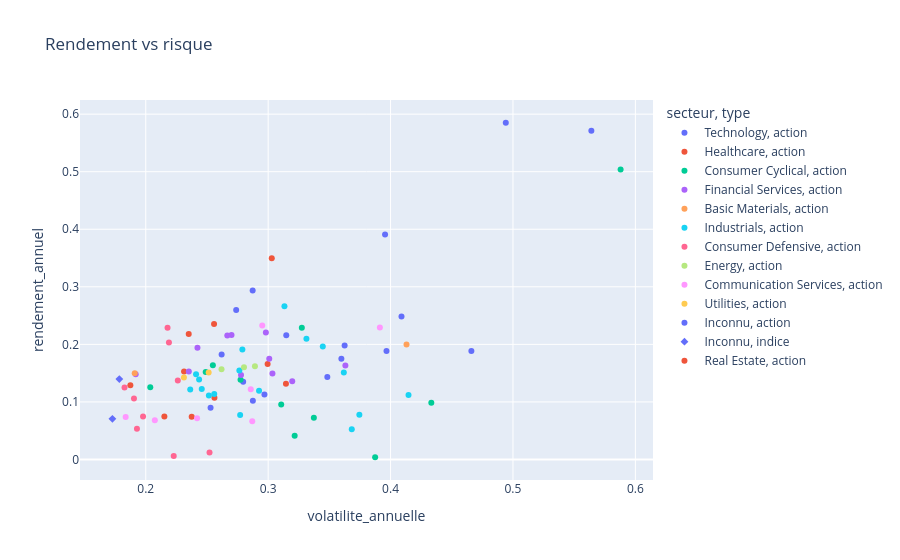

Notebook source saved alongside this figure:
### Code cell
#goal : compar risk and return ; correlation ? 
stats = pd.DataFrame({
    "rendement_annuel": rend.mean() * 252,   #252 days on average
    "volatilite_annuelle": rend.std() * np.sqrt(252),
})
stats["sharpe_simple"] = stats["rendement_annuel"] / stats["volatilite_annuelle"]
stats = stats.join(actions.set_index("ticker")[["nom", "secteur", "pays", "est_indice"]])
stats["secteur"] = stats["secteur"].fillna("Inconnu")
stats["type"] = np.where(stats["est_indice"] == 1, "indice", "action")

fig = px.scatter(stats, x="volatilite_annuelle", y="rendement_annuel",
                 color="secteur", symbol="type", hover_name="nom",
                 title="Rendement vs risque")
fig.show()
stats.sort_values("sharpe_simple", ascending=False).head(5)

### Figure 1 — Plotly figure (JSON) as saved in the notebook; plotly's stock layout.template omitted (floating-point values rounded to 4 significant figures)
{"data": [{"hovertemplate": "<b>%{hovertext}</b><br><br>secteur=Technology<br>type=action<br>volatilite_annuelle=%{x}<br>rendement_annuel=%{y}<extra></extra>", "hovertext": ["Apple Inc.", "Adobe Inc.", "Advanced Micro Devices, Inc.", "Broadcom Inc.", "Capgemini SE", "Salesforce, Inc.", "Cisco Systems, Inc.", "Dassault Systèmes SE", "International Business Machines Corporation", "Intel Corporation", "Microsoft Corporation", "NVIDIA Corporation", "Oracle Corporation", "QUALCOMM Incorporated", "STMicroelectronics N.V.", "Texas Instruments Incorporated"], "legendgroup": "Technology, action", "marker": {"color": "#636efa", "symbol": "circle"}, "mode": "markers", "name": "Technology, action", "orientation": "v", "showlegend": true, "type": "scatter", "x": [0.2873, 0.3483, 0.564, 0.3955, 0.297, 0.3598, 0.262, 0.2875, 0.2796, 0.466, 0.2739, 0.4941, 0.3625, 0.3967, 0.4089, 0.3148], "xaxis": "x", "y": [0.2934, 0.1433, 0.5713, 0.3908, 0.113, 0.1751, 0.1822, 0.1022, 0.1349, 0.1887, 0.2599, 0.5851, 0.198, 0.1886, 0.2484, 0.216], "yaxis": "y"}, {"hovertemplate": "<b>%{hovertext}</b><br><br>secteur=Healthcare<br>type=action<br>volatilite_annuelle=%{x}<br>rendement_annuel=%{y}<extra></extra>", "hovertext": ["AbbVie Inc.", "EssilorLuxottica Société anonyme", "Eurofins Scientific SE", "Johnson & Johnson", "Eli Lilly and Company", "Merck & Co., Inc.", "Pfizer Inc.", "Sanofi", "UnitedHealth Group Incorporated"], "legendgroup": "Healthcare, action", "marker": {"color": "#EF553B", "symbol": "circle"}, "mode": "markers", "name": "Healthcare, action", "orientation": "v", "showlegend": true, "type": "scatter", "x": [0.2558, 0.2561, 0.3145, 0.1874, 0.3029, 0.2313, 0.2375, 0.2152, 0.2996], "xaxis": "x", "y": [0.2355, 0.1074, 0.1314, 0.129, 0.3497, 0.1529, 0.07414, 0.07475, 0.1658], "yaxis": "y"}, {"hovertemplate": "<b>%{hovertext}</b><br><br>secteur=Consumer Cyclical<br>type=action<br>volatilite_annuelle=%{x}<br>rendement_annuel=%{y}<extra></extra>", "hovertext": ["Accor SA", "Amazon.com, Inc.", "The Home Depot, Inc.", "Kering SA", "LVMH Moët Hennessy - Louis Vuitton, Société Européenne", "McDonald's Corporation", "NIKE, Inc.", "Hermès International Société en commandite par actions", "Renault SA", "Stellantis N.V.", "Tesla, Inc."], "legendgroup": "Consumer Cyclical, action", "marker": {"color": "#00cc96", "symbol": "circle"}, "mode": "markers", "name": "Consumer Cyclical, action", "orientation": "v", "showlegend": true, "type": "scatter", "x": [0.3107, 0.3275, 0.249, 0.3373, 0.2774, 0.2037, 0.3216, 0.2548, 0.3874, 0.4333, 0.5879], "xaxis": "x", "y": [0.09559, 0.2291, 0.152, 0.07253, 0.1385, 0.1254, 0.04135, 0.1635, 0.003855, 0.09855, 0.5039], "yaxis": "y"}, {"hovertemplate": "<b>%{hovertext}</b><br><br>secteur=Financial Services<br>type=action<br>volatilite_annuelle=%{x}<br>rendement_annuel=%{y}<extra></extra>", "hovertext": ["Crédit Agricole S.A.", "Bank of America Corporation", "BNP Paribas SA", "Berkshire Hathaway Inc.", "AXA SA", "Société Générale Société anonyme", "The Goldman Sachs Group, Inc.", "JPMorgan Chase & Co.", "Mastercard Incorporated", "Visa Inc.", "Wells Fargo & Company"], "legendgroup": "Financial Services, action", "marker": {"color": "#ab63fa", "symbol": "circle"}, "mode": "markers", "name": "Financial Services, action", "orientation": "v", "showlegend": true, "type": "scatter", "x": [0.2778, 0.3009, 0.3035, 0.1918, 0.2352, 0.3631, 0.2981, 0.2701, 0.2666, 0.2422, 0.3197], "xaxis": "x", "y": [0.1468, 0.175, 0.1494, 0.1481, 0.1528, 0.1631, 0.2206, 0.2162, 0.2155, 0.194, 0.136], "yaxis": "y"}, {"hovertemplate": "<b>%{hovertext}</b><br><br>secteur=Basic Materials<br>type=action<br>volatilite_annuelle=%{x}<br>rendement_annuel=%{y}<extra></extra>", "hovertext": ["L'Air Liquide S.A.", "ArcelorMittal S.A."], "legendgroup": "Basic Materials, action", "marker": {"color": "#FFA15A", "symbol": "circle"}, "mode": "markers", "name": "Basic Materials, action", "orientation": "v", "showlegend": true, "type": "scatter", "x": [0.191, 0.413], "xaxis": "x", "y": [0.15, 0.1999], "yaxis": "y"}, {"hovertemplate": "<b>%{hovertext}</b><br><br>secteur=Industrials<br>type=action<br>volatilite_annuelle=%{x}<br>rendement_annuel=%{y}<extra></extra>", "hovertext": ["Airbus SE", "Alstom SA", "The Boeing Company", "Caterpillar Inc.", "Vinci SA", "Bouygues SA", "GE Aerospace", "Thales S.A.", "Honeywell International Inc.", "Lockheed Martin Corporation", "Legrand SA", "Safran SA", "Compagnie de Saint-Gobain S.A.", "Schneider Electric S.E.", "Teleperformance SE", "United Parcel Service, Inc.", "Veolia Environnement SA"], "legendgroup": "Industrials, action", "marker": {"color": "#19d3f3", "symbol": "circle"}, "mode": "markers", "name": "Industrials, action", "orientation": "v", "showlegend": true, "type": "scatter", "x": [0.3446, 0.3683, 0.4147, 0.3133, 0.2559, 0.2516, 0.3618, 0.2765, 0.2363, 0.2411, 0.2436, 0.3313, 0.2926, 0.2789, 0.3745, 0.2771, 0.2457], "xaxis": "x", "y": [0.1964, 0.0526, 0.1119, 0.2662, 0.114, 0.1109, 0.1511, 0.1547, 0.1214, 0.148, 0.139, 0.2096, 0.1193, 0.1913, 0.07783, 0.07733, 0.1224], "yaxis": "y"}, {"hovertemplate": "<b>%{hovertext}</b><br><br>secteur=Consumer Defensive<br>type=action<br>volatilite_annuelle=%{x}<br>rendement_annuel=%{y}<extra></extra>", "hovertext": ["Danone S.A.", "Carrefour SA", "Costco Wholesale Corporation", "The Coca-Cola Company", "L'Oréal S.A.", "PepsiCo, Inc.", "The Procter & Gamble Company", "Pernod Ricard SA", "Walmart Inc."], "legendgroup": "Consumer Defensive, action", "marker": {"color": "#FF6692", "symbol": "circle"}, "mode": "markers", "name": "Consumer Defensive, action", "orientation": "v", "showlegend": true, "type": "scatter", "x": [0.1928, 0.2521, 0.2178, 0.1827, 0.2262, 0.1978, 0.1904, 0.2228, 0.2189], "xaxis": "x", "y": [0.05331, 0.01224, 0.2287, 0.1252, 0.1371, 0.07462, 0.1059, 0.005919, 0.2032], "yaxis": "y"}, {"hovertemplate": "<b>%{hovertext}</b><br><br>secteur=Energy<br>type=action<br>volatilite_annuelle=%{x}<br>rendement_annuel=%{y}<extra></extra>", "hovertext": ["Chevron Corporation", "TotalEnergies SE", "ExxonMobil Holdings Corporation"], "legendgroup": "Energy, action", "marker": {"color": "#B6E880", "symbol": "circle"}, "mode": "markers", "name": "Energy, action", "orientation": "v", "showlegend": true, "type": "scatter", "x": [0.2892, 0.2619, 0.2802], "xaxis": "x", "y": [0.162, 0.1569, 0.16], "yaxis": "y"}, {"hovertemplate": "<b>%{hovertext}</b><br><br>secteur=Communication Services<br>type=action<br>volatilite_annuelle=%{x}<br>rendement_annuel=%{y}<extra></extra>", "hovertext": ["The Walt Disney Company", "Alphabet Inc.", "Meta Platforms, Inc.", "Orange S.A.", "Publicis Groupe S.A.", "AT&T Inc.", "Verizon Communications Inc."], "legendgroup": "Communication Services, action", "marker": {"color": "#FF97FF", "symbol": "circle"}, "mode": "markers", "name": "Communication Services, action", "orientation": "v", "showlegend": true, "type": "scatter", "x": [0.287, 0.2952, 0.3913, 0.1836, 0.2858, 0.2419, 0.2074], "xaxis": "x", "y": [0.06661, 0.2328, 0.2292, 0.07382, 0.1222, 0.07165, 0.06795], "yaxis": "y"}, {"hovertemplate": "<b>%{hovertext}</b><br><br>secteur=Utilities<br>type=action<br>volatilite_annuelle=%{x}<br>rendement_annuel=%{y}<extra></extra>", "hovertext": ["Engie SA", "NextEra Energy, Inc."], "legendgroup": "Utilities, action", "marker": {"color": "#FECB52", "symbol": "circle"}, "mode": "markers", "name": "Utilities, action", "orientation": "v", "showlegend": true, "type": "scatter", "x": [0.2312, 0.2514], "xaxis": "x", "y": [0.1424, 0.1509], "yaxis": "y"}, {"hovertemplate": "<b>%{hovertext}</b><br><br>secteur=Inconnu<br>type=action<br>volatilite_annuelle=%{x}<br>rendement_annuel=%{y}<extra></extra>", "hovertext": ["Compagnie Générale des Établissements Michelin Société en commandite par actions"], "legendgroup": "Inconnu, action", "marker": {"color": "#636efa", "symbol": "circle"}, "mode": "markers", "name": "Inconnu, action", "orientation": "v", "showlegend": true, "type": "scatter", "x": [0.253], "xaxis": "x", "y": [0.09003], "yaxis": "y"}, {"hovertemplate": "<b>%{hovertext}</b><br><br>secteur=Inconnu<br>type=indice<br>volatilite_annuelle=%{x}<br>rendement_annuel=%{y}<extra></extra>", "hovertext": ["CAC 40", "S&P 500"], "legendgroup": "Inconnu, indice", "marker": {"color": "#636efa", "symbol": "diamond"}, "mode": "markers", "name": "Inconnu, indice", "orientation": "v", "showlegend": true, "type": "scatter", "x": [0.1727, 0.1784], "xaxis": "x", "y": [0.07054, 0.1397], "yaxis": "y"}, {"hovertemplate": "<b>%{hovertext}</b><br><br>secteur=Real Estate<br>type=action<br>volatilite_annuelle=%{x}<br>rendement_annuel=%{y}<extra></extra>", "hovertext": ["Unibail-Rodamco-Westfield SE"], "legendgroup": "Real Estate, action", "marker": {"color": "#EF553B", "symbol": "circle"}, "mode": "markers", "name": "Real Estate, action", "orientation": "v", "showlegend": true, "type": "scatter", "x": [0.2351], "xaxis": "x", "y": [0.218], "yaxis": "y"}], "layout": {"legend": {"title": {"text": "secteur, type"}, "tracegroupgap": 0}, "title": {"text": "Rendement vs risque"}, "xaxis": {"anchor": "y", "domain": [0, 1], "title": {"text": "volatilite_annuelle"}}, "yaxis": {"anchor": "x", "domain": [0, 1], "title": {"text": "rendement_annuel"}}}}
